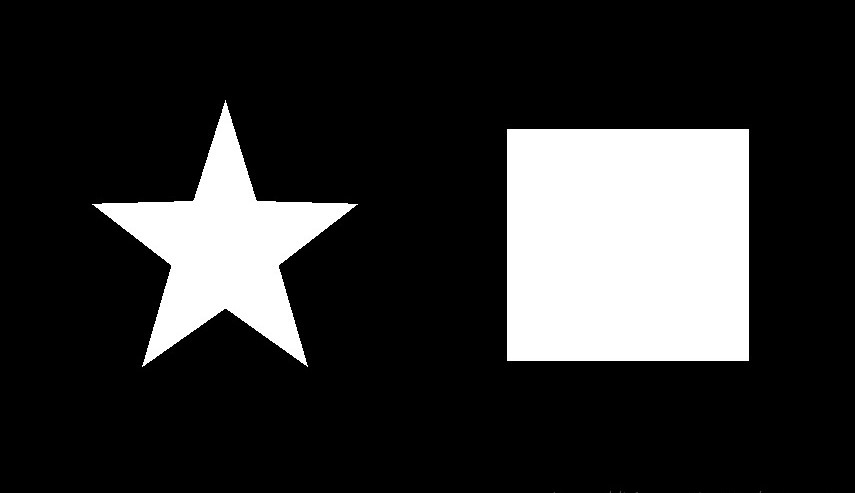
#> input picture img/contour.jpg, 855 x 493 px
$ python ContoursMoreFunctions.py
#> lines starting #> are read from the running program, lines starting #| are printed output that depends on the picture; after the words box and inside, x2 and y2 are one past the last pixel; in counts of white or black regions, pixels touching at a corner belong together
import cv2 as cv
import numpy as np
from matplotlib import pyplot as plt

img_gray = cv.imread('../img/contour.jpg', 0)
#> img_gray is the input picture: shape (493, 855); min 0, max 255, mean 48.6
img = cv.cvtColor(img_gray, cv.COLOR_GRAY2BGR)
_, threshold = cv.threshold(img_gray, 127, 255, cv.THRESH_BINARY)
#> threshold: shape (493, 855); 19.1% white; 2 white regions
contours, hierarchy = cv.findContours(threshold, cv.RETR_TREE, cv.CHAIN_APPROX_NONE)
#> contours = 2 contours; box (x1, y1, x2, y2) and area: (507, 129, 749, 361) 55671, (92, 100, 358, 367) 23784
cnt = contours[1]
#> cnt = contour of 927 points, box (x1, y1, x2, y2) (92, 100, 358, 367), area 23784

hull = cv.convexHull(cnt, returnPoints=False)
#> hull = [726, 546, 381, 201, 0]
defects = cv.convexityDefects(cnt, hull)
#> defects = [[726, 0, 826, 15240], [0, 201, 101, 15164], [201, 381, 280, 14719], [381, 546, 463, 14848], [546, 726, 647, 14719]]

cv.drawContours(img, [cnt], 0, (0, 255, 0), 2)
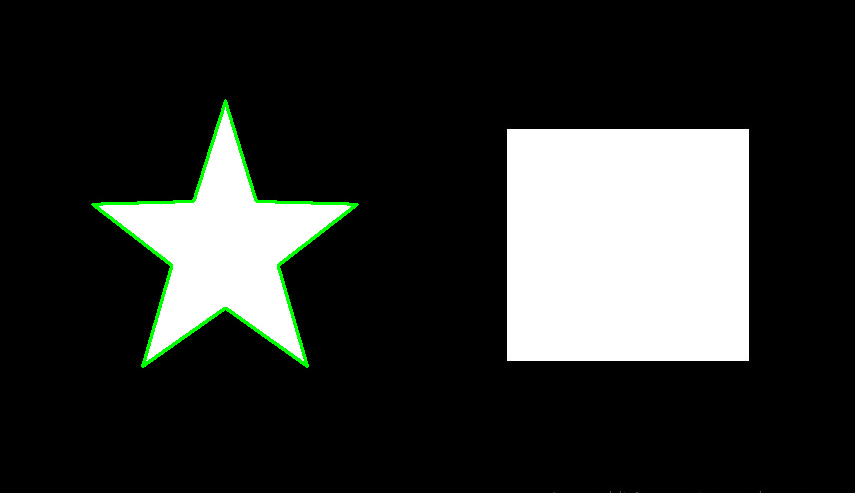
#> img: shape (493, 855, 3); 0.82% of pixels changed, all inside (x1, y1, x2, y2) = (91, 99, 359, 368)

for i in range(defects.shape[0]):
    s, e, f, d = defects[i, 0]
    start = tuple(cnt[s, 0])
    end = tuple(cnt[e, 0])
    far = tuple(cnt[f, 0])
    cv.line(img, start, end, [0, 0, 255], 2)
    cv.circle(img, far, 5, [255, 0, 0], -1)
#> this loop made 5 passes
#> (s, e, f, d, start, end, far) on passes 1 to 5: (726, 0, 826, 15240, (357, 204), (225, 100), (257, 201)), (0, 201, 101, 15164, (225, 100), (92, 204), (192, 201)), (201, 381, 280, 14719, (92, 204), (142, 366), (171, 265)), (381, 546, 463, 14848, (142, 366), (307, 366), (224, 308)), (546, 726, 647, 14719, (307, 366), (357, 204), (278, 265))
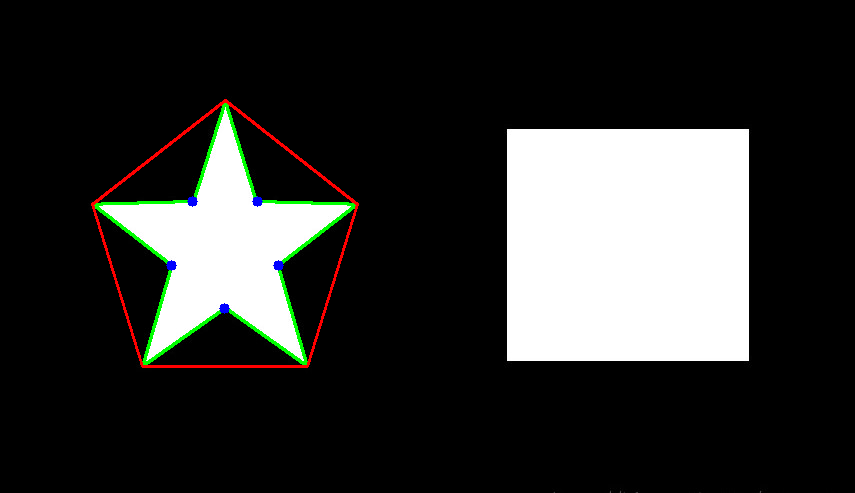
#> img: shape (493, 855, 3); 0.7% of pixels changed, all inside (x1, y1, x2, y2) = (91, 99, 359, 368)

# Test the distance of one point to a contour, positive inside, negative outside
# the second is the point coordinate, the third is if calculate distance
# if False, just judge the position, return -1, 0, or 1
dist = cv.pointPolygonTest(cnt, (50, 50), True)
#> dist = -159.6
print('The distance of (50, 50) from contour: {:.3f}'.format(dist))
#| The distance of (50, 50) from contour: -159.625

cv.imshow('img', img)
cv.waitKey(0)
cv.destroyAllWindows()
